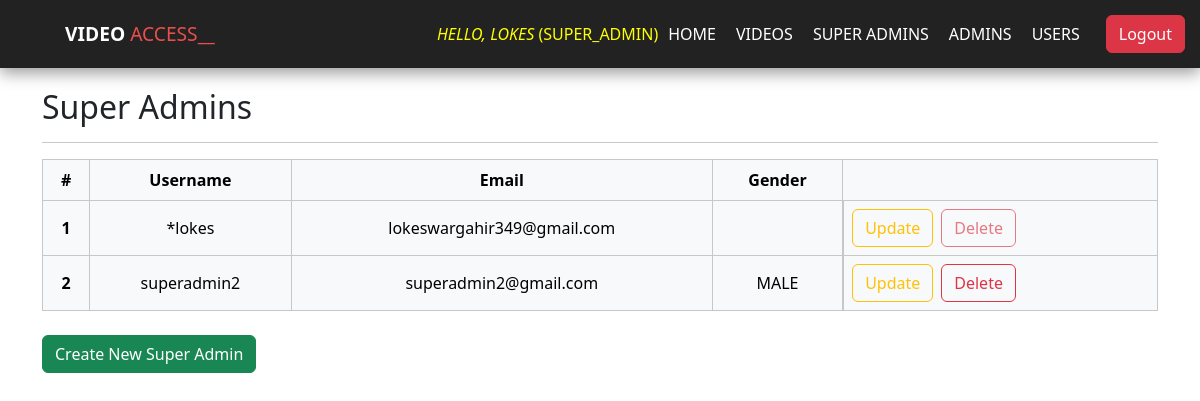
/myapp/super-admins/ (signed in), run on the app's committed database.
### authentication/models.py (models this page shows, shortened)
class User(AbstractUser):
    class Type(models.TextChoices):
        SUPER_ADMIN = 'SUPER_ADMIN', 'Super Admin'
        ADMIN = 'ADMIN', 'Admin'
        USER = 'USER', 'User'
    class Gender(models.TextChoices):
        MALE = 'MALE', 'Male'
        FEMALE = 'FEMALE', 'Female'
        OTHER = 'OTHER', 'Other'
    default_type = Type.SUPER_ADMIN
    objects = UserManager()
    admin = AdminManager()
    default_user = DefaultUserManager()
    super_admin = SuperAdminManager()
    email = models.EmailField(unique=True)
    type = models.CharField("User Type", max_length=11, choices=Type.choices)
    gender = models.CharField("Gender", max_length=6, choices=Gender.choices)
    first_name = models.CharField(max_length=15, blank=True)
    last_name = models.CharField(max_length=15, blank=True)

### myapp/views.py (the view)
    def inner(request):
        if request.user.type=='SUPER_ADMIN':
            return func(request)
        else:
            return HttpResponse(f'<h2><pre>Access Denied for non-SUPER_ADMIN !!!</pre></h2><p>URL: <b>{request.path}</b></p><p>Username: <b>{request.user.username}</b></p><p>User Type: <b>{request.user.type}</b></p>Goto <a href="/myapp/dashboard">Home page</a>')

### authentication/models.py (called while the page is built)
    def get_queryset(self) -> models.QuerySet:
        query_set = super().get_queryset()
        return query_set.filter(type='SUPER_ADMIN')

### myapp/views.py (called while the page is built)
def super_admin_only(func):
    def inner(request):
        if request.user.type=='SUPER_ADMIN':
            return func(request)
        else:
            return HttpResponse(f'<h2><pre>Access Denied for non-SUPER_ADMIN !!!</pre></h2><p>URL: <b>{request.path}</b></p><p>Username: <b>{request.user.username}</b></p><p>User Type: <b>{request.user.type}</b></p>Goto <a href="/myapp/dashboard">Home page</a>')
    return inner

@login_required(login_url='/auth/login/')
@super_admin_only
def super_admin_ops_view(request):
    super_admins = User.super_admin.all()
    return render(request, 'super_admin_ops.html', {'super_admins': super_admins})

### myapp/templates/super_admin_ops.html (shortened to what this page needs)
{% extends "base.html" %}
{% load static %}
{% block content %}
<h2>Super Admins</h2>
<hr>
<table class="table table-bordered table-light table-hover text-center align-middle">
    <thead>
        <tr>
          <th scope="col">#</th>
          <th scope="col">Username</th>
          <th scope="col">Email</th>
          <th scope="col">Gender</th>
          <th scope="col"></th>
        </tr>
      </thead>
    <tbody>
    {% for super_admin in super_admins %}
    <tr>
        <th class="counter"></th>
        {% if super_admin.id == user.id %}
            <td>*{{super_admin.username}}</td>
        {% else %}
            <td>{{super_admin.username}}</td>
        {% endif %}
        <td>{{super_admin.email}}</td>
        <td>{{super_admin.gender}}</td>
        <td style="display:flex;">
            <form action="/myapp/update-super-admin-form/" method="post">{% csrf_token %}
                <button type="submit" class="btn btn-outline-warning" name="update_id" value="{{ super_admin.id }}">Update</button>
            </form>
            {% if super_admin.id == user.id %}
            <form action="/myapp/delete-super-admin/" method="post">{% csrf_token %}
                <button type="submit" disabled class="btn btn-outline-danger ms-2" name="delete_id" value="{{ super_admin.id }}">Delete</button>
            </form>
            {% else %}
            <form action="/myapp/delete-super-admin/" method="post">{% csrf_token %}
                <button type="submit" class="btn btn-outline-danger ms-2" name="delete_id" value="{{ super_admin.id }}">Delete</button>
            </form>
            {% endif %}
        </td>
    </tr>
    {% endfor %}
    </tbody>
</table>
<a href="/myapp/create-super-admin" class="btn btn-success mt-2">Create New Super Admin</a>
{% endblock content %}

### myapp/templates/base.html (shortened to what this page needs)
<!DOCTYPE html>
<html lang="en">
<head>
    {% load static %}
    <link href="https://cdn.jsdelivr.net/npm/bootstrap@5.3.3/dist/css/bootstrap.min.css" rel="stylesheet"
>
    <link rel="stylesheet" href="{% static 'base.css' %}">
</head>
<body>
    <nav class="navbar11">
        <div class="logoWrapper">
            <span class="title1">Video</span>
            <span class="title2">Access__</span>
        </div>
        <ul class="navigation1">
            {% if user.is_authenticated %}
                <div style="color:yellow;"><i>hello, {{ user.username }}</i> ({{ user.type }})</div>
                <li class="list-item1"><a class="link1" href="/myapp/dashboard/">Home</a></li>
                {% if user.type == 'ADMIN' or user.type == 'SUPER_ADMIN' %}
                <li class="list-item1"><a class="link1" href="{% url 'video_manager' %}">Videos</a></li>
                    {% if user.type == 'SUPER_ADMIN' %}
                        <li class="list-item1"><a class="link1" href="/myapp/super-admins/">Super Admins</a></li>
                        <li class="list-item1"><a class="link1" href="/myapp/admins/">Admins</a></li>
                    {% endif %}
                    <li class="list-item1"><a class="link1" href="/myapp/users/">Users</a></li>
                {% endif %}
                <form action="/auth/logout/" method="post">{% csrf_token %}<button type="submit" role=""
                        class="btn btn-danger ms-3">Logout</button></form>
            {%else%}
                <li class="list-item1"><a class="link1" href="#">Welcome</a></li>
            {%endif%}
        </ul>
    </nav>
    <div class="container">
        {% block content %}
        {% endblock content %}
    </div>
</body>
</html>

### myapp/static/base.css (style rules this page uses)
body { margin: 0; padding: 0; }

### data on the page
User: username "LOKES", type "SUPER_ADMIN", username "lokes", email "lokeswargahir349@gmail.com"
User: username "superadmin2", email "superadmin2@gmail.com", gender "MALE", {{ super_admin.id }} 7 (drawn)
